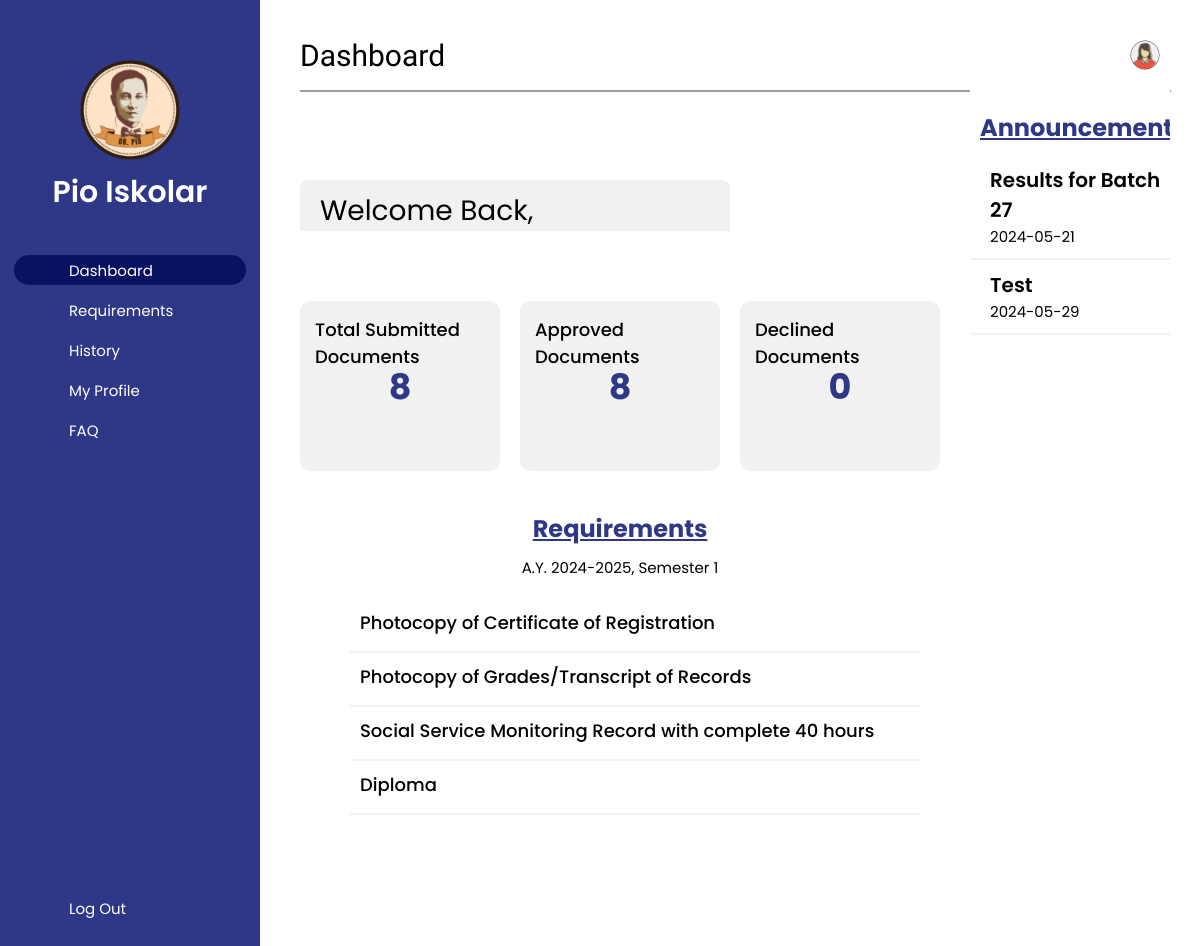
Page /html/dashboard.php (signed in) on the earlier database version.
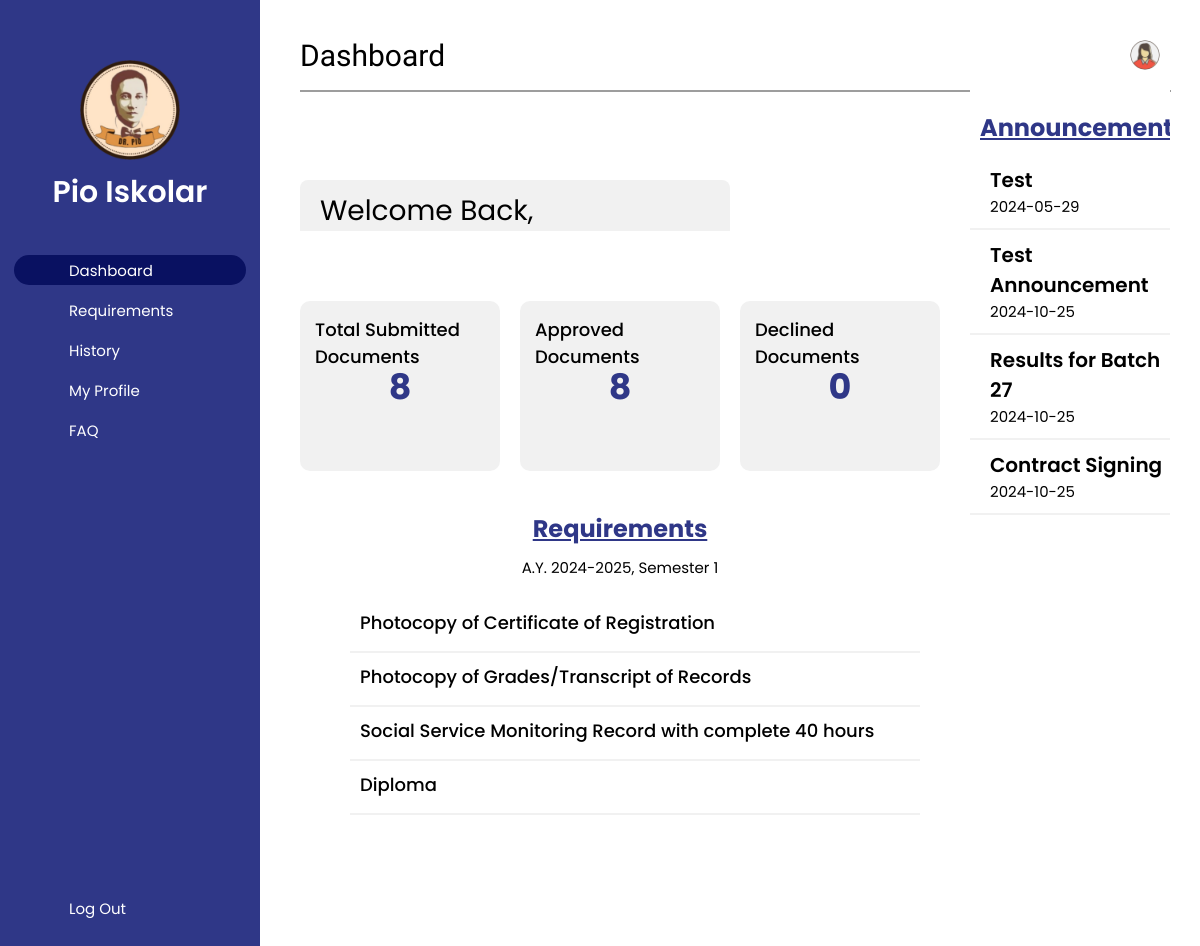
Same page on the later database version.
### tables this page shows
CREATE TABLE `announcements` (
  `announce_id` int(11) NOT NULL,
  `batch_no` int(3) DEFAULT NULL,
  `st_date` date NOT NULL,
  `end_date` date NOT NULL,
  `img_name` varchar(100) NOT NULL,
  `title` varchar(150) NOT NULL,
  `content` text NOT NULL,
  `status` varchar(10) NOT NULL
);

### functions/announce_view.php (the view, shortened to what this page needs)
<?php
    include_once('../functions/general.php');
    global $conn;
function annDisplay() {
    global $conn;
    $batch_no = $_SESSION['bid'];
    $display = "SELECT img_name, title, content, status, st_date
                FROM announcements
                WHERE status = 'ACTIVE'
                AND (batch_no = 0 OR batch_no = $batch_no)
                ORDER BY st_date ASC, announce_id DESC";
    $result = $conn->query($display);
    if ($result->num_rows > 0) {
        while ($row = $result->fetch_assoc()) {
            $img_name = htmlspecialchars($row["img_name"], ENT_QUOTES, 'UTF-8');
            $title = htmlspecialchars($row["title"], ENT_QUOTES, 'UTF-8');
            $content = htmlspecialchars($row["content"], ENT_QUOTES, 'UTF-8');
            $st_date = htmlspecialchars($row["st_date"], ENT_QUOTES, 'UTF-8');
            print '
                <div class="announce" onclick="openView(\'' . $img_name . '\', \'' . $title . '\', \'' . $content . '\', \'' . $st_date . '\')">
                    <div class="title">' . $title . '</div>
                    <div class="titleDate">' . $st_date . '</div>
                </div> <hr>
            ';
        }
    }
}
?>

Differences in the rows shown:
shown differently, row unchanged: announcements "Test": moves up the list
now on this page (row edited): announcements: title "Test Announcement", st_date "2024-10-25"
changed announcements "Results for Batch 27": st_date "2024-05-21" → "2024-10-25"
now on this page (row edited): announcements: title "Contract Signing", st_date "2024-10-25"
